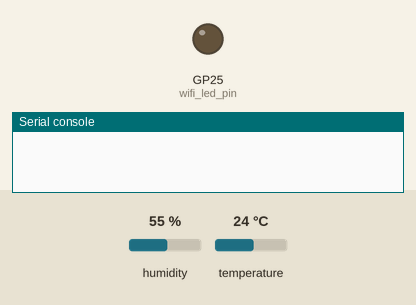
A program run on a simulated Raspberry Pi Pico running MicroPython. Parts: output pins drawn as LEDs (lit = HIGH), the last lines printed to the serial console. The test bench sets the inputs (shaded band); at power-on: humidity 55 %, temperature 24 °C. WiFi joins after 1.5 s; web requests get an empty 200 reply after 0.4 s.

Above: at 6.5 s.
At 57.3 s:
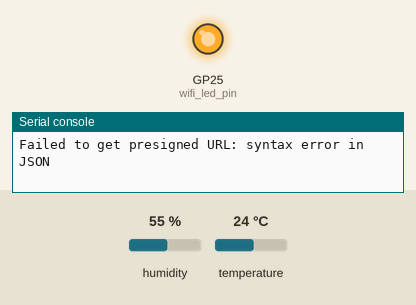
Timing chart, 0 to 60.2 s (numbered marks = the images above):
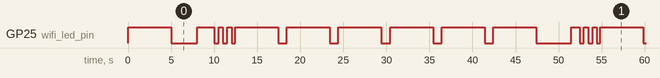

The program:

DHT11_Upload_S3.py
```python
from machine import Pin
from machine import WDT
import utime as time
from dht import DHT11
import socket
import network
import sys
import json
import requests

""" Setup var and pin """
UPLOAD_SUCCESS = 0
UPLOAD_FAILED = 1
CONNECT_SUCCESS = 0
CONNECT_FAILED = 1
PRESIGNED_S3_URL_ENDPOINT = ""
HOME_WIFI_SSID = ""
HOME_WIFI_PW = ""
PHONE_WIFI_SSID = ""
PHONE_WIFI_PW = ""

wdt = WDT(timeout=8000)
wifi = network.WLAN(network.STA_IF)
wifi_led_pin = Pin('LED',Pin.OUT)
button_pin = Pin(15, Pin.IN, Pin.PULL_UP)
sensor_pin = Pin(16, Pin.OUT, Pin.PULL_UP)
sensor = DHT11(sensor_pin)


""" Connect Wi-fi function """
def connect_wifi(ssid, pw):
    wdt.feed()
    wifi.active(False)
    time.sleep(1)
    wifi.active(True)
    wifi.connect(ssid, pw)

    wifi_led_pin.on()
    time.sleep(1)
    for i in range(15):
        wdt.feed()
        if wifi.isconnected() == False:
            print(f"Waiting for Wi-fi({ssid}) connection...")
            time.sleep(1)
        else:
            for i in range(2):
                wifi_led_pin.off()
                time.sleep(0.5)
                wifi_led_pin.on()
                time.sleep(0.5)
            print(f"Connect Wi-fi({ssid}) done")
            print(wifi.ifconfig())
            wifi_led_pin.off()
            return CONNECT_SUCCESS
    print(f"Failed Wi-fi({ssid}) connection")
    wifi_led_pin.off()
    return CONNECT_FAILED


""" Measure and sensor data upload function """
def measure_and_upload():
    """ Sensor stabilize """
    wifi_led_pin.off()
    time.sleep(2)

    """ Sensor measure """
    try:
        sensor.measure()
    except Exception as e:
        wifi_led_pin.off()
        print(f"Sensor measure error: {e}")
        for i in range(10):
            wdt.feed()
            wifi_led_pin.on()
            time.sleep(5)
            wifi_led_pin.off()
            time.sleep(1)
        return UPLOAD_FAILED
        #time.sleep(2)
        #sys.exit()
    temp = sensor.temperature()
    hum = sensor.humidity()
    print(f"temp:{temp}, hum:{hum}")

    """  Wifi Connection """
    if connect_wifi(HOME_WIFI_SSID, HOME_WIFI_PW) == CONNECT_FAILED:
        if connect_wifi(PHONE_WIFI_SSID, PHONE_WIFI_PW) == CONNECT_FAILED:
            return UPLOAD_FAILED

    """ Get Presigned S3 URL """
    try:
        response = requests.get(PRESIGNED_S3_URL_ENDPOINT)
        presigned_url = response.json().get('signed_url')
    except Exception as e:
        print(f"Failed to get presigned URL: {e}")
        for i in range(6):
            wdt.feed()
            wifi_led_pin.on()
            time.sleep(5)
            wifi_led_pin.off()
            time.sleep(1)
        return UPLOAD_FAILED
        #time.sleep(2)
        #sys.exit()

    """ Prepare send data """
    current_time = time.localtime()
    formatted_time = "{:04}-{:02}-{:02} {:02}:{:02}:{:02}".format(
        current_time[0],
        current_time[1],
        current_time[2],
        current_time[3],
        current_time[4],
        current_time[5]
    )
    payload = {
        "temperature": round(temp, 1),
        "humidity": round(hum, 1),
        "timestamp": formatted_time
    }

    """ Uploaded to S3 """
    headers = {'Content-Type': 'application/json'}
    response = requests.put(presigned_url, data=json.dumps(payload), headers=headers)
    if response.status_code == 200:
        print("Data successfully uploaded to S3")
        for i in range(5):
            wifi_led_pin.on()
            time.sleep(0.1)
            wifi_led_pin.off()
            time.sleep(0.1)
    else:
        print(f"Failed to upload data: {response.status_code}")
        for i in range(6):
            wdt.feed()
            wifi_led_pin.on()
            time.sleep(5)
            wifi_led_pin.off()
            time.sleep(1)
        return UPLOAD_FAILED
        #time.sleep(2)
        #sys.exit()
    return UPLOAD_SUCCESS


""" Start Notify """
wifi_led_pin.on()
time.sleep(5)
wifi_led_pin.off()


""" Main loop """
while True:
    """ Cyclic measure and sensor data upload """
    for i in range(5):
        wdt.feed()
        result = measure_and_upload()
        wifi.active(False)
        if result == UPLOAD_SUCCESS:
            break

    """ 20-minute intervals and manual upload """
    for i in range(240):
        wdt.feed()
        if result == UPLOAD_SUCCESS:
            wifi_led_pin.on()
            time.sleep(0.2)
            wifi_led_pin.off()
            time.sleep(4.8)
        else:
            wifi_led_pin.on()
            time.sleep(1.0)
            wifi_led_pin.off()
            time.sleep(4.0)

        if button_pin.value() == 0:
            break
```

Measured:
- by itself, GP25 (wifi_led_pin): moves between LOW and HIGH, repeating every 42.4 s
- by itself, everything shown: repeats every 42.4 s, in 18 steps
